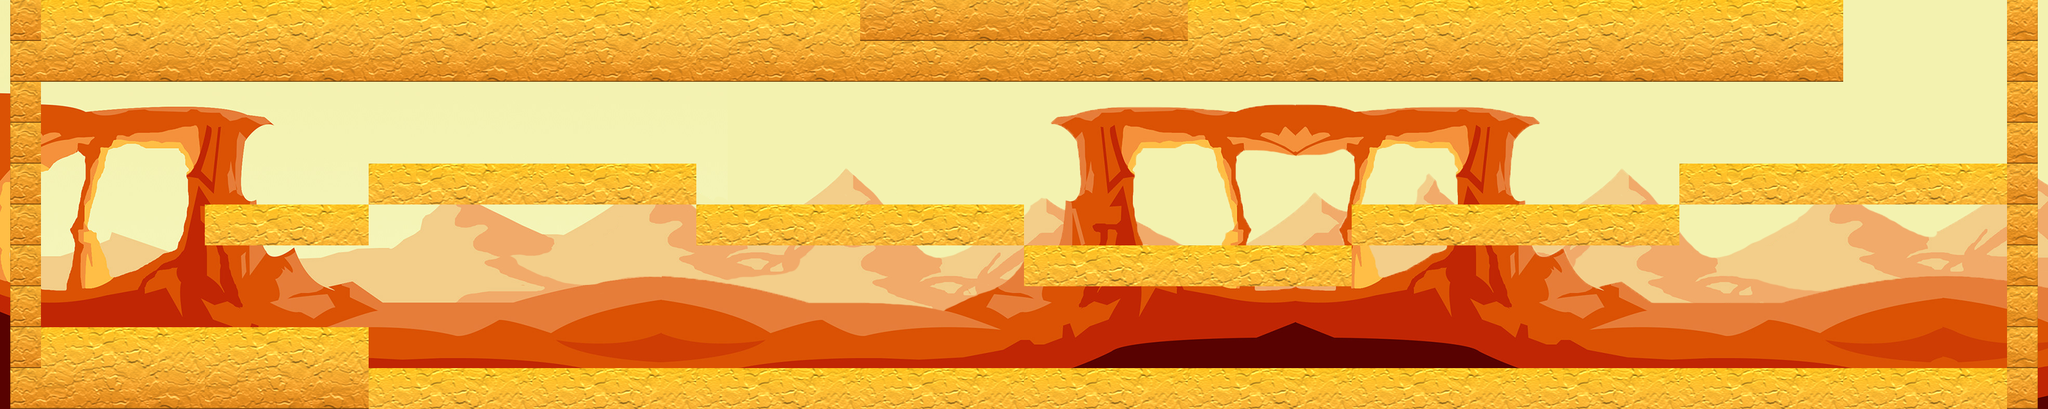

Tiled map render using the project's own tile images. Description and the map definition, with tile-layer contents summarised, below:
An orthogonal 50x10 tile map with 64x64 px tiles, 1 tile layer (Tiled Layer 1), 8 tilesets, 1 image layer and 211 objects.

<map version="1.4" tiledversion="1.4.3" orientation="orthogonal" renderorder="right-down" width="50" height="10" tilewidth="64" tileheight="64" infinite="0" nextlayerid="4" nextobjectid="230">
 <tileset firstgid="1" name="Un 2" tilewidth="64" tileheight="64" tilecount="18" columns="6">
  <image source="Un 2.png" width="384" height="192" />
 </tileset>
 <tileset firstgid="19" name="Un 5" tilewidth="64" tileheight="64" tilecount="18" columns="6">
  <image source="Un 5.png" width="384" height="192" />
  <tile id="0">
   <properties>
    <property name="name" value="Soil" />
   </properties>
  </tile>
 </tileset>
 <tileset firstgid="37" name="Precious" tilewidth="64" tileheight="64" tilecount="1" columns="1">
  <image source="Precious.png" width="64" height="64" />
  <tile id="0">
   <properties>
    <property name="name" value="Tip1" />
   </properties>
  </tile>
 </tileset>
 <tileset firstgid="38" name="Monster 1" tilewidth="64" tileheight="64" tilecount="1" columns="1">
  <image source="../../monster/round_4/monster_16/16-1.png" width="64" height="64" />
  <tile id="0">
   <properties>
    <property name="name" value="Mon62" />
   </properties>
  </tile>
 </tileset>
 <tileset firstgid="39" name="Monster 2" tilewidth="64" tileheight="64" tilecount="1" columns="1">
  <image source="../../monster/round_4/monster_19/19-1.png" width="64" height="64" />
  <tile id="0">
   <properties>
    <property name="name" value="Mon63" />
   </properties>
  </tile>
 </tileset>
 <tileset firstgid="40" name="Monster 3" tilewidth="64" tileheight="64" tilecount="1" columns="1">
  <image source="../../monster/round_4/monster_20/20-1.png" width="64" height="64" />
  <tile id="0">
   <properties>
    <property name="name" value="Mon64" />
   </properties>
  </tile>
 </tileset>
 <tileset firstgid="41" name="2" tilewidth="64" tileheight="64" tilecount="1" columns="1">
  <image source="Precious.png" width="64" height="64" />
  <tile id="0">
   <properties>
    <property name="name" value="Tip2" />
   </properties>
  </tile>
 </tileset>
 <tileset firstgid="42" name="timer" tilewidth="64" tileheight="64" tilecount="1" columns="1">
  <image source="timer.png" width="64" height="64" />
  <tile id="0">
   <properties>
    <property name="name" value="Timer" />
   </properties>
  </tile>
 </tileset>
 <imagelayer id="3" name="Image Layer 1">
  <image source="background4_2.png" width="3200" height="640" />
 </imagelayer>
 <layer id="1" name="Tiled Layer 1" width="50" height="10">
  <data>[500 cells, 208 non-empty, 10 distinct tile ids]</data>
 </layer>
 <objectgroup id="2" name="Object Layer 1">
  <object id="1" gid="38" x="1088" y="320" width="64" height="64" />
  <object id="2" gid="38" x="2112" y="320" width="64" height="64" />
  <object id="3" gid="38" x="576" y="256" width="64" height="64" />
  <object id="4" gid="38" x="2624" y="256" width="64" height="64" />
  <object id="5" gid="39" x="832" y="576" width="64" height="64" />
  <object id="7" gid="40" x="2368" y="576" width="64" height="64" />
  <object id="8" gid="19" x="64" y="192" width="64" height="64" />
  <object id="9" gid="19" x="128" y="192" width="64" height="64" />
  <object id="10" gid="19" x="256" y="192" width="64" height="64" />
  <object id="11" gid="19" x="192" y="192" width="64" height="64" />
  <object id="12" gid="19" x="384" y="192" width="64" height="64" />
  <object id="13" gid="19" x="320" y="192" width="64" height="64" />
  <object id="14" gid="19" x="512" y="192" width="64" height="64" />
  <object id="15" gid="19" x="448" y="192" width="64" height="64" />
  <object id="16" gid="19" x="576" y="192" width="64" height="64" />
  <object id="17" gid="19" x="704" y="192" width="64" height="64" />
  <object id="18" gid="19" x="704" y="192" width="64" height="64" />
  <object id="19" gid="19" x="640" y="192" width="64" height="64" />
  <object id="20" gid="19" x="768" y="192" width="64" height="64" />
  <object id="21" gid="19" x="896" y="192" width="64" height="64" />
  <object id="22" gid="19" x="832" y="192" width="64" height="64" />
  <object id="23" gid="19" x="896" y="192" width="64" height="64" />
  <object id="24" gid="19" x="1024" y="192" width="64" height="64" />
  <object id="25" gid="19" x="1024" y="192" width="64" height="64" />
  <object id="26" gid="19" x="1024" y="192" width="64" height="64" />
  <object id="27" gid="19" x="960" y="192" width="64" height="64" />
  <object id="28" gid="19" x="1472" y="192" width="64" height="64" />
  <object id="29" gid="19" x="1408" y="192" width="64" height="64" />
  <object id="30" gid="19" x="1408" y="192" width="64" height="64" />
  <object id="31" gid="19" x="1344" y="192" width="64" height="64" />
  <object id="32" gid="19" x="1280" y="192" width="64" height="64" />
  <object id="33" gid="19" x="1216" y="192" width="64" height="64" />
  <object id="34" gid="19" x="1152" y="192" width="64" height="64" />
  <object id="35" gid="19" x="1088" y="192" width="64" height="64" />
  <object id="36" gid="19" x="1536" y="192" width="64" height="64" />
  <object id="37" gid="19" x="1664" y="192" width="64" height="64" />
  <object id="38" gid="19" x="1600" y="192" width="64" height="64" />
  <object id="39" gid="19" x="1728" y="192" width="64" height="64" />
  <object id="40" gid="19" x="1856" y="192" width="64" height="64" />
  <object id="41" gid="19" x="1856" y="192" width="64" height="64" />
  <object id="42" gid="19" x="1792" y="192" width="64" height="64" />
  </objectgroup>
</map>
<!-- 170 of 211 objects omitted -->